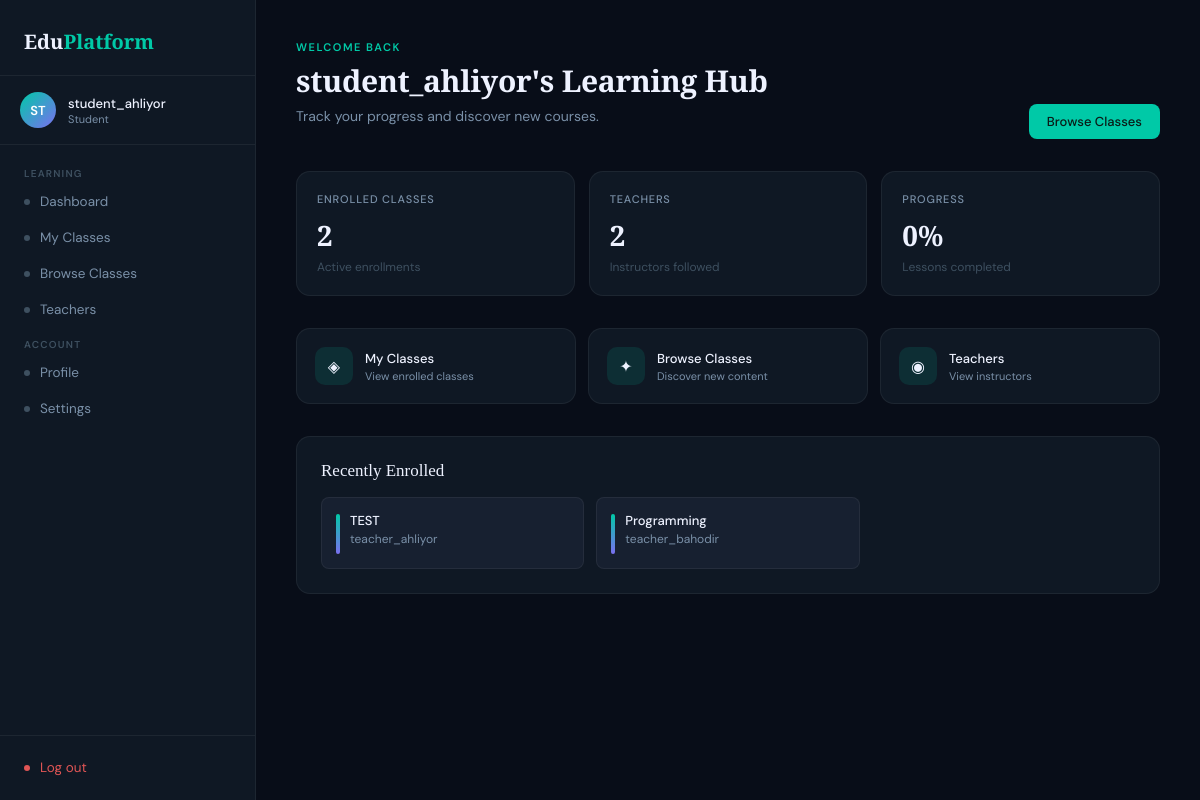
The page /student/dashboard/ (signed in) on the database its author committed.
### accounts/models.py (models this page shows)
class User(AbstractUser):
    ROLE_CHOICE= (
        ('student', 'Student'),
        ('teacher', 'Teacher')
    )
    role =models.CharField(max_length = 10, choices= ROLE_CHOICE)

### classes/models.py (models this page shows, shortened)
class Membership(models.Model):
    student = models.ForeignKey(Student, on_delete=models.CASCADE, related_name='memberships')
    class_obj = models.ForeignKey(Class, on_delete=models.CASCADE, related_name='memberships')
    date_joined = models.DateField(auto_now_add = True)
    invite_reason = models.CharField(max_length=64, blank = True, default = "Self-enrolled" )
    class Meta:
        constraints = [
            models.UniqueConstraint(
                fields=['student', 'class_obj'],
                name='unique_student_class'
            )
        ]

class Class(models.Model):
    name = models.CharField(max_length=100)
    bio = models.TextField(blank=True , help_text='class description')
    created_at = models.DateTimeField(auto_now_add=True)
    teacher = models.ForeignKey(
        Teacher,
        on_delete=models.CASCADE ,
        related_name = 'classes'
    )
    students = models.ManyToManyField(
        Student,
        through='Membership',
        blank=True
    )
    class Meta:
        verbose_name_plural = "Classes"
        ordering = ['-created_at']

### teacher/models.py (models this page shows, shortened)
class Teacher(models.Model):
    user = models.OneToOneField(settings.AUTH_USER_MODEL, on_delete=models.CASCADE)
    bio = models.TextField(blank=True)
    uname = models.CharField(blank=True , max_length = 20)

### student/views.py (the view)
    def wrapped(request, *args, **kwargs):
        if not request.user.is_authenticated or request.user.role != 'student':
            return redirect('accounts:login')
        return view_func(request, *args, **kwargs)

### student/views.py (called while the page is built)
def student_required(view_func):
    def wrapped(request, *args, **kwargs):
        if not request.user.is_authenticated or request.user.role != 'student':
            return redirect('accounts:login')
        return view_func(request, *args, **kwargs)
    return wrapped

def get_student(user):
    return Student.objects.select_related('user').filter(user=user).first()

@student_required
def student_dashboard(request):
    student = get_student(request.user)
    enrollments = Membership.objects.filter(student=student).select_related('class_obj__teacher__user') if student else Membership.objects.none()
    return render(request, 'student/dashboard.html', {
        'joined_classes': enrollments.count(),
        'teacher_count': enrollments.values('class_obj__teacher').distinct().count(),
        'enrollments': enrollments[:6],
    })

### student/templates/student/dashboard.html (shortened to what this page needs)
{% extends 'student/base.html' %}
{% block content %}
<div class="header-row">
  <div>
    <div class="page-eyebrow">Welcome back</div>
    <h1 class="page-title">{{ user.username }}'s Learning Hub</h1>
    <p class="page-sub">Track your progress and discover new courses.</p>
  </div>
  <a href="{% url 'student:all_classes' %}" class="btn btn-primary">Browse Classes</a>
</div>
<div class="stats">
  <div class="stat">
    <div class="stat-label">Enrolled Classes</div>
    <div class="stat-value">{{ joined_classes|default:0 }}</div>
    <div class="stat-sub">Active enrollments</div>
  </div>
  <div class="stat">
    <div class="stat-label">Teachers</div>
    <div class="stat-value">{{ teacher_count|default:0 }}</div>
    <div class="stat-sub">Instructors followed</div>
  </div>
  <div class="stat">
    <div class="stat-label">Progress</div>
    <div class="stat-value">0%</div>
    <div class="stat-sub">Lessons completed</div>
  </div>
</div>
<div class="quick">
  <a href="{% url 'student:my_classes' %}" class="quick-card">
    <div class="q-icon">◈</div>
    <div>
      <div class="q-title">My Classes</div>
      <div class="q-desc">View enrolled classes</div>
    </div>
  </a>
  <a href="{% url 'student:all_classes' %}" class="quick-card">
    <div class="q-icon">✦</div>
    <div>
      <div class="q-title">Browse Classes</div>
      <div class="q-desc">Discover new content</div>
    </div>
  </a>
  <a href="{% url 'student:teachers' %}" class="quick-card">
    <div class="q-icon">◉</div>
    <div>
      <div class="q-title">Teachers</div>
      <div class="q-desc">View instructors</div>
    </div>
  </a>
</div>
<div class="card">
  <div class="card-title">Recently Enrolled</div>
  {% if enrollments %}
  <div class="enrolled-list">
    {% for enroll in enrollments %}
    <div class="enrolled-item">
      <div class="enrolled-bar"></div>
      <div>
        <div class="enrolled-name">{{ enroll.class_obj.name }}</div>
        <div class="enrolled-teacher">{{ enroll.class_obj.teacher.user.username }}</div>
      </div>
    </div>
    {% endfor %}
  </div>
  {% else %}
  <div class="empty">Your enrolled classes will appear here. <a href="{% url 'student:all_classes' %}" style="color: var(--accent); text-decoration: none;">Browse classes →</a></div>
  {% endif %}
</div>
{% endblock %}

### student/templates/student/base.html (shortened to what this page needs)
<!DOCTYPE html>
<html lang="en">
<head>
</head>
<body>
<aside class="sidebar">
    <div class="sidebar-logo">
        <div class="logo-text">Edu<span>Platform</span></div>
    </div>
    <div class="sidebar-user">
        <div class="avatar">{{ user.username|slice:":2"|upper }}</div>
        <div>
            <div class="user-name">{{ user.username }}</div>
            <div class="user-role">Student</div>
        </div>
    </div>
    <nav class="sidebar-nav">
        <div class="nav-label">Learning</div>
        <a href="{% url 'student:dashboard' %}" class="nav-item {% if active_page == 'dashboard' %}active{% endif %}"><span class="nav-dot"></span> Dashboard</a>
        <a href="{% url 'student:my_classes' %}" class="nav-item {% if active_page == 'my_classes' %}active{% endif %}"><span class="nav-dot"></span> My Classes</a>
        <a href="{% url 'student:all_classes' %}" class="nav-item {% if active_page == 'all_classes' %}active{% endif %}"><span class="nav-dot"></span> Browse Classes</a>
        <a href="{% url 'student:teachers' %}" class="nav-item {% if active_page == 'teachers' %}active{% endif %}"><span class="nav-dot"></span> Teachers</a>
        <div class="nav-label">Account</div>
        <a href="{% url 'student:profile' %}" class="nav-item {% if active_page == 'profile' %}active{% endif %}"><span class="nav-dot"></span> Profile</a>
        <a href="{% url 'student:settings' %}" class="nav-item {% if active_page == 'settings' %}active{% endif %}"><span class="nav-dot"></span> Settings</a>
    </nav>
    <div class="sidebar-footer">
        <a href="{% url 'accounts:logout' %}" class="nav-item" style="color:#e05555;"><span class="nav-dot" style="background:#e05555;"></span> Log out</a>
    </div>
</aside>
<main class="main">
    <div class="page-shell">
        {% block content %}{% endblock %}
    </div>
</main>
</body>
</html>

### rows shown on the page
User: username "ST", username "student_ahliyor"
Membership: class_obj.name "TEST", class_obj.teacher.user.username "teacher_ahliyor"
Membership: class_obj.name "Programming", class_obj.teacher.user.username "teacher_bahodir"

### other values the page prints
{{ joined_classes|default:0 }} "2"
{{ teacher_count|default:0 }} "2"
